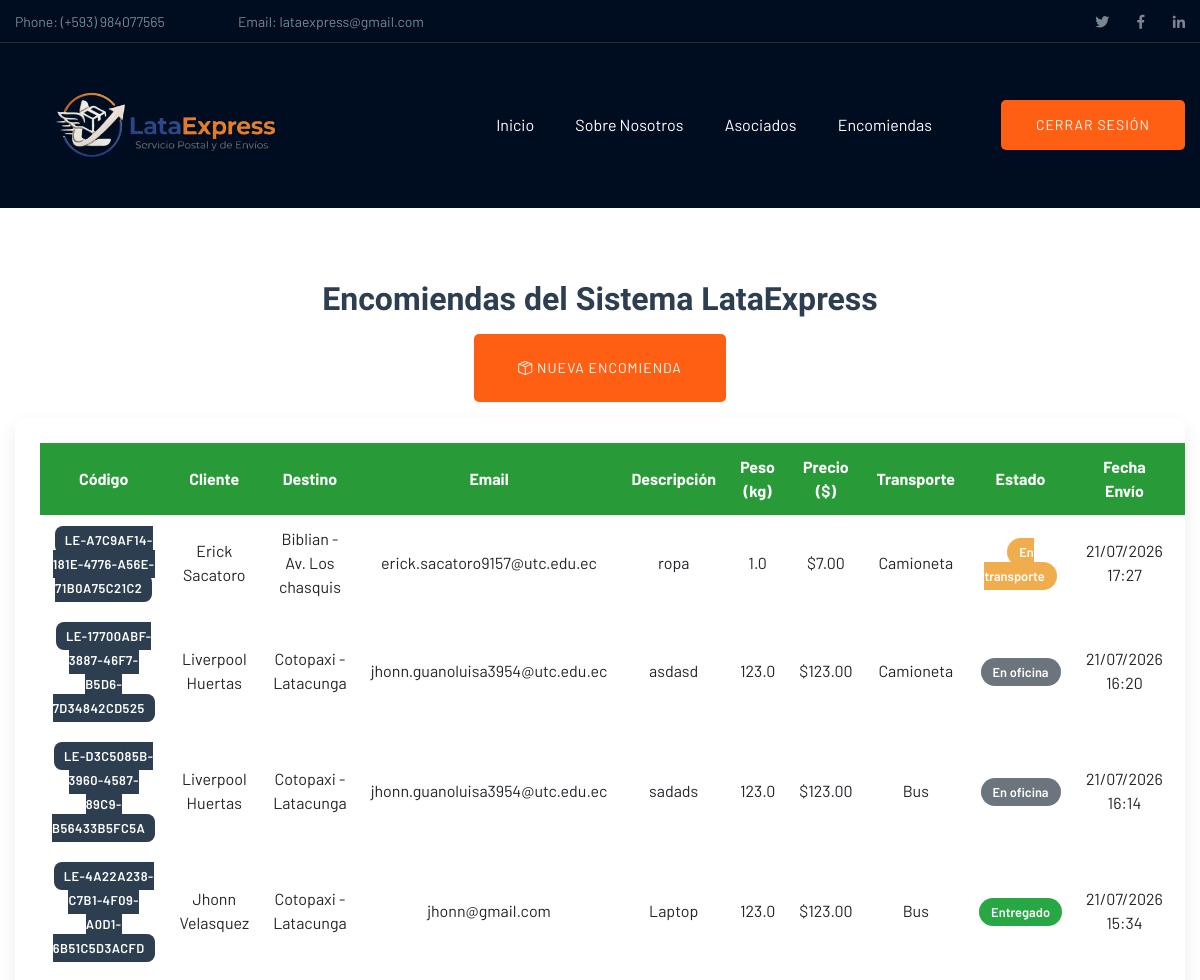
Page /showencomiendas/ (signed in, upper part) on the earlier database version.
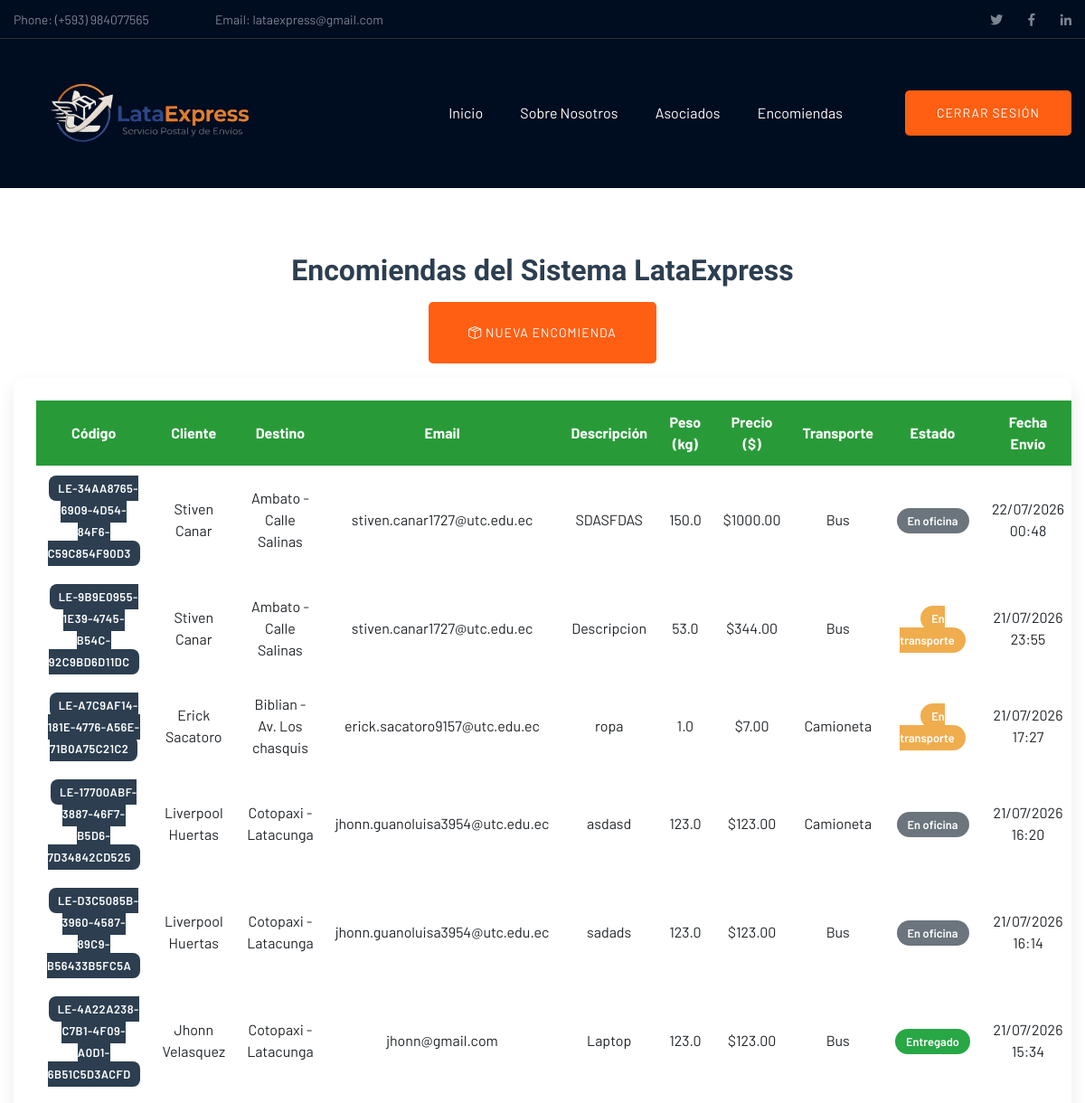
Same page on the later database version.
### Envio/models.py (models this page shows, shortened)
class Encomienda(models.Model):
    ESTADOS = [
        ('OFICINA', 'En oficina'),
        ('TRANSPORTE', 'En transporte'),
        ('ENTREGADO', 'Entregado'),
    ]
    TRANSPORTE = [
        ('BUS', 'Bus'),
        ('CAMIONETA', 'Camioneta'),
        ('MOTO', 'Moto'),
    ]
    codigo = models.UUIDField(default=uuid.uuid4, editable=False, unique=True)
    cliente = models.ForeignKey(Cliente, on_delete=models.CASCADE)
    destino = models.ForeignKey(Destino, on_delete=models.CASCADE)
    descripcion = models.TextField()
    peso = models.FloatField()
    precio = models.DecimalField(max_digits=8, decimal_places=2)
    nombre_destinatario = models.CharField(max_length=150)
    cedula_destinatario = models.CharField(max_length=10)
    email_destinatario = models.EmailField()
    telefono_destinatario = models.CharField(max_length=15)
    estado = models.CharField(max_length=20, choices=ESTADOS, default='OFICINA')
    transporte = models.CharField(max_length=20, choices=TRANSPORTE)
    fecha_envio = models.DateTimeField(auto_now_add=True)
    fecha_estimada = models.DateTimeField()

class Cliente(models.Model):
    nombre = models.CharField(max_length=100)
    apellido= models.CharField(max_length=100)
    cedula = models.CharField(max_length=10, unique=True)
    email = models.EmailField()
    telefono = models.CharField(max_length=10)

class Destino(models.Model):
    ciudad = models.CharField(max_length=100)
    direccion = models.CharField(max_length=200)
    codigo_postal = models.CharField(max_length=6)
    nombre_destinatario = models.CharField(max_length=100, null=True, blank=True)
    cedula_destinatario = models.CharField(max_length=10, null=True, blank=True)
    email_destinatario = models.EmailField(null=True, blank=True)
    telefono_destinatario = models.CharField(max_length=15, null=True, blank=True)

### Envio/views.py (the view)
# urls.py: path('showencomiendas/', views.showencomiendas),
@requiere_admin
def showencomiendas(request):
    encomiendas = Encomienda.objects.select_related('cliente', 'destino').all().order_by('-fecha_envio')
    return render(request, 'showencomiendas.html', {
        'encomiendas': encomiendas
    })

### Envio/views.py (called while the page is built)
def es_admin(user):
    return user.is_authenticated and (
        user.is_superuser or user.groups.filter(name='admin').exists()
    )

### Envio/templates/showencomiendas.html (shortened to what this page needs)
{% extends "./plantillaPrincipal.html" %}
{% load static %}
{% block contenido %}
<div class="container mt-4">
    <h2 class="titulo-encomiendas">Encomiendas del Sistema LataExpress</h2>
    <div class="text-center my-3">
        <a class="btn btn-success btn-nuevo" href="/newencomienda/">
            <i class="bi bi-box-seam"></i> Nueva Encomienda
        </a>
    </div>
    <div class="contenedor-tabla" >
        <table id="tbl_encomiendas" class="table table-borderless align-middle" style="width:100%" >
            <thead>
                <tr>
                    <th>Código</th>
                    <th>Cliente</th>
                    <th>Destino</th>
                    <th>Email</th>
                    <th>Descripción</th>
                    <th>Peso (kg)</th>
                    <th>Precio ($)</th>
                    <th>Transporte</th>
                    <th>Estado</th>
                    <th>Fecha Envío</th>
                    <th>Fecha Estimada</th>
                </tr>
            </thead>
            <tbody>
                {% for encomienda in encomiendas %}
                <tr>
                    <td>
                        <span class="badge-codigo" title="{{ encomienda.codigo }}"
                              onclick="copiarCodigo('{{ encomienda.codigo }}')">
                            LE-{{ encomienda.codigo|slice:":8"|upper }}
                        </span>
                    </td>
                    <td>{{ encomienda.cliente.nombre }} {{ encomienda.cliente.apellido }}</td>
                    <td>{{ encomienda.destino.ciudad }} - {{ encomienda.destino.direccion }}</td>
                    <td>{{ encomienda.cliente.email }}</td>
                    <td>{{ encomienda.descripcion|truncatechars:40 }}</td>
                    <td>{{ encomienda.peso }}</td>
                    <td>${{ encomienda.precio }}</td>
                    <td>{{ encomienda.get_transporte_display }}</td>
                    <td>
                        {% if encomienda.estado == 'OFICINA' %}
                            <span class="badge-estado badge-oficina">En oficina</span>
                        {% elif encomienda.estado == 'TRANSPORTE' %}
                            <span class="badge-estado badge-transporte">En transporte</span>
                        {% elif encomienda.estado == 'ENTREGADO' %}
                            <span class="badge-estado badge-entregado">Entregado</span>
                        {% endif %}
                    </td>
                    <td>{{ encomienda.fecha_envio|date:"d/m/Y H:i" }}</td>
                    <td>{{ encomienda.fecha_estimada|date:"d/m/Y H:i" }}</td>
                </tr>
                {% endfor %}
            </tbody>
        </table>
    </div>
</div>
{% endblock %}

### Envio/templates/plantillaPrincipal.html (shortened to what this page needs)
{% load static %}
<!doctype html>
<html class="no-js" lang="zxx">
<head>
    <link rel="stylesheet" href="{% static 'assets/css/bootstrap.min.css' %}">
    <link rel="stylesheet" href="{% static 'assets/css/owl.carousel.min.css' %}">
    <link rel="stylesheet" href="{% static 'assets/css/slicknav.css' %}">
    <link rel="stylesheet" href="{% static 'assets/css/flaticon.css' %}">
    <link rel="stylesheet" href="{% static 'assets/css/animate.min.css' %}">
    <link rel="stylesheet" href="{% static 'assets/css/magnific-popup.css' %}">
    <link rel="stylesheet" href="{% static 'assets/css/fontawesome-all.min.css' %}">
    <link rel="stylesheet" href="{% static 'assets/css/themify-icons.css' %}">
    <link rel="stylesheet" href="{% static 'assets/css/slick.css' %}">
    <link rel="stylesheet" href="{% static 'assets/css/nice-select.css' %}">
    <link rel="stylesheet" href="{% static 'assets/css/style.css' %}">
    <link rel="stylesheet" href="https://cdn.jsdelivr.net/npm/bootstrap-icons@1.11.3/font/bootstrap-icons.css">
    <link rel="stylesheet" href="https://cdnjs.cloudflare.com/ajax/libs/bootstrap-fileinput/5.5.4/css/fileinput.min.css" />
    <link rel="stylesheet" href="//cdn.datatables.net/2.3.8/css/dataTables.dataTables.min.css" >
    <link rel="stylesheet" href="https://cdn.datatables.net/buttons/3.2.6/css/buttons.dataTables.css"/>
</head>
<body>
<header>
    <div class="header-area">
        <div class="main-header ">
            <div class="header-top d-none d-lg-block">
                <div class="container">
                    <div class="col-xl-12">
                        <div class="row d-flex justify-content-between align-items-center">
                            <div class="header-info-left">
                                <ul>
                                    <li>Phone: (+593) 984077565</li>
                                    <li>Email: lataexpress@gmail.com</li>
                                </ul>
                            </div>
                            <div class="header-info-right">
                                <ul class="header-social">
                                    <li><a href="https://x.com/?lang=es"><i class="fab fa-twitter"></i></a></li>
                                    <li><a href="https://www.facebook.com/?locale=es_LA"><i class="fab fa-facebook-f"></i></a></li>
                                    <li><a href="https://ec.linkedin.com/"><i class="fab fa-linkedin-in"></i></a></li>
                                </ul>
                            </div>
                        </div>
                    </div>
                </div>
            </div>
            <div class="header-bottom  header-sticky">
                <div class="container">
                    <div class="row align-items-center">
                        <div class="col-xl-2 col-lg-2">
                            <div class="logo">
                                <img src="{% static 'assets/img/logo/logoLATAEXPRESS2.png' %}" alt="Logo" style="width:300px; height:auto;">
                            </div>
                        </div>
                        <div class="col-xl-10 col-lg-10">
                            <div class="menu-wrapper  d-flex align-items-center justify-content-end">
                                <div class="main-menu d-none d-lg-block">
                                    <nav>
                                        <ul id="navigation">
                                            <li><a href="/">Inicio</a></li>
                                            <li><a href="#">Sobre Nosotros</a></li>
                                            {% if user.is_authenticated %}
                                                {% if user.is_superuser %}
                                                    <li><a href="/showclientes/">Asociados</a></li>
                                                {% else %}
                                                    {% for group in user.groups.all %}
                                                        {% if group.name == 'admin' %}
                                                            <li><a href="/showclientes/">Asociados</a></li>
                                                        {% endif %}
                                                    {% endfor %}
                                                {% endif %}
                                            {% endif %}
                                            <li><a href="#">Encomiendas</a>
                                            </li>
                                        </ul>
                                    </nav>
                                </div>
                                <div class="header-right-btn d-none d-lg-block ml-20">
                                    {% if user.is_authenticated %}
                                        <a href="/logout/" class="btn header-btn">Cerrar Sesión</a>
                                    {% else %}
                                        <a href="/login/" class="btn header-btn">Iniciar Sesión</a>
                                    {% endif %}
                                </div>
                            </div>
                        </div>
                        <div class="col-12">
                        </div>
                    </div>
                </div>
            </div>
        </div>
    </div>
</header>
<br><br>
{% block contenido %}
{% endblock %}
    <link rel="stylesheet" href=" {% static 'assets/css/style.css' %}">
</body>
</html>

### Envio/templates/showencomiendas.html (style rules this page uses)
.titulo-encomiendas { text-align: center; font-weight: 600; color: #2c3e50; }
.contenedor-tabla { background: #ffffff; padding: 25px; border-radius: 12px; box-shadow: 0 8px 20px rgba(0,0,0,0.08); width: 100%; overflow-x: auto; }
.btn-nuevo { border-radius: 25px; padding: 10px 20px; font-weight: 500; }
table thead { background-color: #289B38; color: white; }
table td, table th { vertical-align: middle !important; text-align: center; }
.badge-codigo { background-color: #2c3e50; color: #fff; padding: 6px 10px; border-radius: 8px; font-size: 0.8rem; font-weight: 600; letter-spacing: 0.5px; cursor: pointer; }
.badge-estado { padding: 6px 12px; border-radius: 20px; font-size: 0.8rem; font-weight: 600; }
.badge-oficina { background-color: #6c757d; color: #fff; }
.badge-transporte { background-color: #f0ad4e; color: #fff; }
.badge-entregado { background-color: #28a745; color: #fff; }

Differences in the rows shown:
added Encomienda: codigo "34AA8765-6909-4D54-84F6-C59C854F90D3", cliente.nombre "Stiven", cliente.apellido "Canar", destino.ciudad "Ambato", destino.direccion "Calle Salinas", cliente.email "stiven.canar1727@utc.edu.ec", descripcion "SDASFDAS", peso "150.0", precio "1000.00", transporte "Bus", estado "En oficina", fecha_envio "22/07/2026 00:48"
added Encomienda: codigo "9B9E0955-1E39-4745-B54C-92C9BD6D11DC", cliente.nombre "Stiven", cliente.apellido "Canar", destino.ciudad "Ambato", destino.direccion "Calle Salinas", cliente.email "stiven.canar1727@utc.edu.ec", descripcion "Descripcion", peso "53.0", precio "344.00", transporte "Bus", estado "En transporte", fecha_envio "21/07/2026 23:55"
